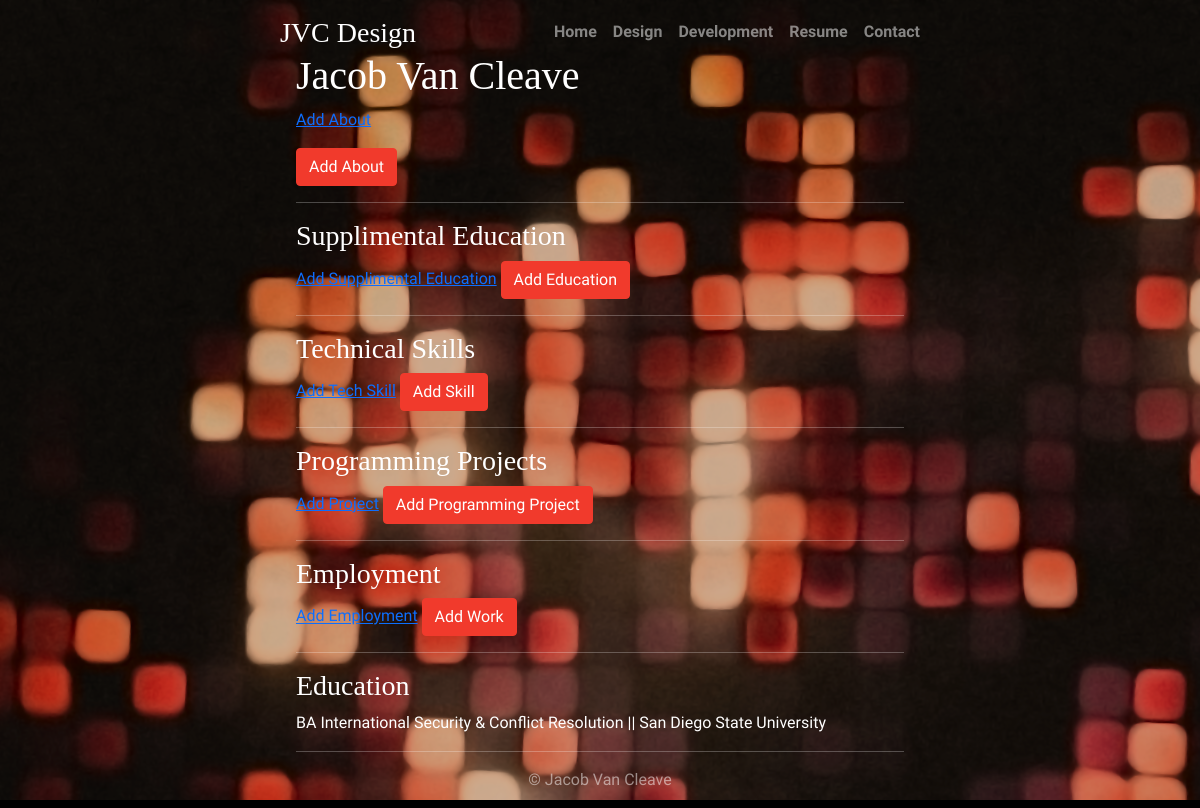
The app's page /resume/about/, older data.
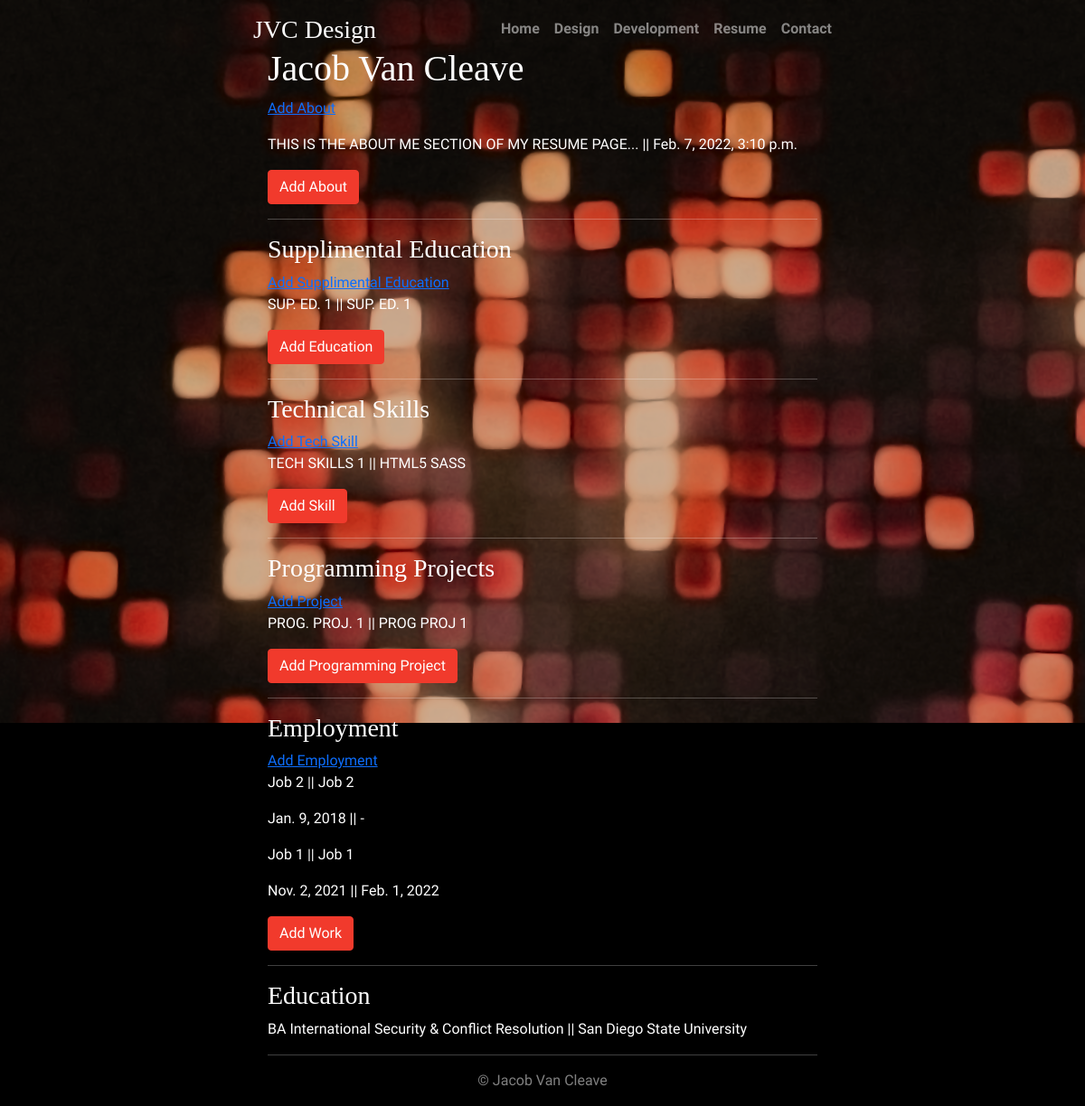
The same page, newer data.
### jvc_resume/models.py (models this page shows, shortened)
class About(models.Model):
    text = models.TextField()
    created_on = models.DateTimeField(auto_now_add=True)
    class Meta:
        ordering = ['-created_on']

class SupplimentalEducation(models.Model):
    name = models.CharField(max_length=200)
    type = models.CharField(max_length=200)
    created_on = models.DateTimeField(auto_now_add=True)
    class Meta:
        ordering = ['-created_on']

class TechnicalSkills(models.Model):
    type = models.CharField(max_length=200)
    programs = models.ManyToManyField(Program)
    created_on = models.DateTimeField(auto_now_add=True)
    class Meta:
        ordering = ['-created_on']

class ProgrammingProjects(models.Model):
    name = models.CharField(max_length=200)
    description = models.CharField(max_length=200)
    created_on = models.DateTimeField(auto_now_add=True)
    class Meta:
        ordering = ['-created_on']

class Employment(models.Model):
    name = models.CharField(max_length=200)
    start_date = models.DateField()
    end_date = models.DateField(blank=True, null=True)
    job_title = models.CharField(max_length=200)
    created_on = models.DateTimeField(auto_now_add=True)
    class Meta:
        ordering = ['-created_on']

### jvc_portfolio/models.py (models this page shows)
class Program(models.Model):
    name = models.CharField(max_length=200, blank=True)
    def __str__(self):
        return self.name

### jvc_resume/views.py (the view)
# urls.py: path('about/', views.AboutView.as_view(), name='about'),
class AboutView(generic.TemplateView):
    template_name = 'resume/about.html'
    form_classes = {'about': AboutForm,
                    'edu': SupplimentalEducationForm,
                    'skills': TechnicalSkillsForm,
                    'prog_proj': ProgrammingProjectForm,
                    'work_form': EmploymentForm,
                    }
    def get_context_data(self, *args, **kwargs):
        context = super(AboutView, self).get_context_data(*args, **kwargs)
        abouts = About.objects.all()
        context['abouts'] = abouts
        context['about_form'] = AboutForm
        edu_list = SupplimentalEducation.objects.all()
        context['edu_list'] = edu_list
        context['edu_form'] = SupplimentalEducationForm
        tech_skill_list = TechnicalSkills.objects.all()
        context['tech_skill_list'] = tech_skill_list
        context['skills_form'] = TechnicalSkillsForm
        prog_proj_list = ProgrammingProjects.objects.all()
        context['prog_proj_list'] = prog_proj_list
        context['prog_proj_form'] = ProgrammingProjectForm
        employment_list = Employment.objects.all()
        context['employment_list'] = employment_list
        context['work_form'] = EmploymentForm
        return context

### jvc_resume/templates/resume/about.html (shortened to what this page needs)
{% extends "core/base.html" %}
{% load static %}
{% block content %}
    <h1>Jacob Van Cleave</h1>
    <p>
        <a href="{% url 'add_about' %}">Add About</a>
    </p>
    <div>
        {% if abouts %}
            {% for about in abouts %}
                <p>
                    {{ about.text }} || {{ about.created_on }}
                </p>
            {% endfor %}
        {% endif %}
        <button id="addAbout" class="btn btn-primary">Add About</button>
    </div>
    <hr>
    <div>
        <h3>Supplimental Education</h3>
        <a href="{% url 'add_edu' %}">Add Supplimental Education</a>
        {% if edu_list  %}
            {% for edu in edu_list %}
                <p>
                    {{ edu.name }} || {{ edu.type }}
                </p>
            {% endfor %}
        {% endif %}
        <button id="addEdu" class="btn btn-primary">Add Education</button>
    </div>
    <hr>
    <div>
        <h3>Technical Skills</h3>
        <a href="{% url 'add_techskill' %}">Add Tech Skill</a>
        {% if tech_skill_list %}
            {% for tech_skill in tech_skill_list %}
                <p>
                    {{ tech_skill.type }} ||
                    {% for p in tech_skill.programs.all %} {{ p.name }} {% endfor %}
                </p>
            {% endfor %}
        {% endif %}
        <button id="addSkill" class="btn btn-primary">Add Skill</button>
    </div>
    <hr>
    <div>
        <h3>Programming Projects</h3>
        <a href="{% url 'add_programming_project' %}">Add Project</a>
        {% if prog_proj_list %}
            {% for proj in prog_proj_list %}
                <p>
                    {{ proj.name }} || {{ proj.description }}
                </p>
            {% endfor %}
        {% endif %}
        <button id="addProgProj" class="btn btn-primary">Add Programming Project</button>
    </div>
    <hr>
    <div>
        <h3>Employment</h3>
        <a href="{% url 'add_employment' %}">Add Employment</a>
        {% if employment_list %}
            {% for employment in employment_list %}
                <p>
                    {{ employment.name }} || {{ employment.job_title }}
                </p>
                <p>
                    {{ employment.start_date }} ||
                    {% if employment.end_date %} {{ employment.end_date }}
                    {% else %} - {% endif %}
                </p>
            {% endfor %}
        {% endif %}
        <button id="addWork" class="btn btn-primary">Add Work</button>
    </div>
    <hr>
    <div>
        <h3>Education</h3>
        <p>
            BA International Security & Conflict Resolution || San Diego State University
        </p>
    </div>
    <hr>
{% endblock content %}

### jvc_core/templates/core/base.html (shortened to what this page needs)
<!DOCTYPE html>
<html lang="en">
{% load static %}
<head>
    <link href="https://cdn.jsdelivr.net/npm/bootstrap@5.1.3/dist/css/bootstrap.min.css" rel="stylesheet">
    <link rel="stylesheet" href="{% static 'css/style.css' %}">
</head>
<body class="d-flex vh-100">
    <div class="cover-container d-flex vw-100 vh-100 p-3 mx-auto flex-column">
        <header class="mb-auto">
        <div>
            <a href="{% url 'home' %}" class="logo-link"><h3 class="float-md-start mb-0">JVC Design</h3></a>
            <nav class="nav nav-masthead justify-content-center float-md-end">
            <a class="nav-link" type="button" data-toggle="button" href="{% url 'home' %}">Home</a>
            <a class="nav-link" type="button" data-toggle="button" href="{% url 'design_project_list' %}">Design</a>
            <a class="nav-link" type="button" data-toggle="button" href="{% url 'dev_project_list' %}">Development</a>
            <a class="nav-link" type="button" data-toggle="button" href="{% url 'about' %}">Resume</a>
            <a class="nav-link" type="button" data-toggle="button" href="#">Contact</a>
            </nav>
        </div>
        </header>
        <main class="px-3 main">
        {% block content %}{% endblock content %}
        </main>
        <footer class="mt-auto text-white-50 text-center">
            <p>&COPY; Jacob Van Cleave</p>
        </footer>
    </div>
</body>
</html>

### static/css/style.css (style rules this page uses)
html, body { font-family: 'Open Sans Condensed', sans-serif; background-color: black; }
h1, h3 { font-family: 'Cinzel Decorative', cursive; }
body { background-image: url("/static/img/jvcdesignsbg1.png"); }
.main { color: white; }
.cover-container { max-width: 42em; }
.nav-masthead .nav-link { padding: .25rem 0; font-weight: 700; color: rgba(255, 255, 255, 0.5); background-color: transparent; border-bottom: .25rem solid transparent; }
.nav-masthead .nav-link + .nav-link { margin-left: 1rem; }
.logo-link { text-decoration: none; color: white; }
.btn { -webkit-box-shadow: none !important; box-shadow: none !important; }
.btn-primary { background-color: #f13a2c; border-color: #f13a2c; }

Row changes from the older to the newer data that the page shows:
added About: text "THIS IS THE ABOUT ME SECTION OF MY RESUME PAGE...", created_on "Feb. 7, 2022, 3:10 p.m."
added SupplimentalEducation: name "SUP. ED. 1", type "SUP. ED. 1"
added TechnicalSkills: type "TECH SKILLS 1"
added Program: name "HTML5"
added Program: name "SASS"
added ProgrammingProjects: name "PROG. PROJ. 1", description "PROG PROJ 1"
added Employment: name "Job 2", job_title "Job 2", start_date "Jan. 9, 2018"
added Employment: name "Job 1", job_title "Job 1", start_date "Nov. 2, 2021", end_date "Feb. 1, 2022"
